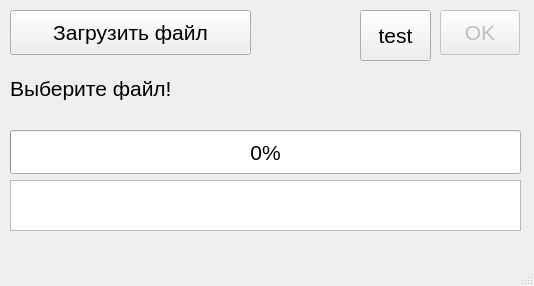
<?xml version="1.0" encoding="UTF-8"?>
<ui version="4.0">
 <class>MainWindow</class>
 <widget class="QMainWindow" name="MainWindow">
  <property name="geometry">
   <rect>
    <x>0</x>
    <y>0</y>
    <width>534</width>
    <height>286</height>
   </rect>
  </property>
  <property name="windowTitle">
   <string>Practice 11</string>
  </property>
  <widget class="QWidget" name="centralwidget">
   <widget class="QPushButton" name="buttonLoad">
    <property name="geometry">
     <rect>
      <x>10</x>
      <y>10</y>
      <width>241</width>
      <height>45</height>
     </rect>
    </property>
    <property name="font">
     <font>
      <pointsize>16</pointsize>
     </font>
    </property>
    <property name="text">
     <string>Загрузить файл</string>
    </property>
   </widget>
   <widget class="QPushButton" name="buttonOK">
    <property name="enabled">
     <bool>false</bool>
    </property>
    <property name="geometry">
     <rect>
      <x>440</x>
      <y>10</y>
      <width>80</width>
      <height>45</height>
     </rect>
    </property>
    <property name="font">
     <font>
      <pointsize>16</pointsize>
     </font>
    </property>
    <property name="text">
     <string>OK</string>
    </property>
   </widget>
   <widget class="QLabel" name="labelFileName">
    <property name="geometry">
     <rect>
      <x>10</x>
      <y>70</y>
      <width>511</width>
      <height>36</height>
     </rect>
    </property>
    <property name="font">
     <font>
      <pointsize>16</pointsize>
     </font>
    </property>
    <property name="text">
     <string>Выберите файл!</string>
    </property>
   </widget>
   <widget class="QProgressBar" name="progressBar">
    <property name="geometry">
     <rect>
      <x>10</x>
      <y>130</y>
      <width>511</width>
      <height>44</height>
     </rect>
    </property>
    <property name="font">
     <font>
      <pointsize>16</pointsize>
     </font>
    </property>
    <property name="value">
     <number>0</number>
    </property>
   </widget>
   <widget class="QTextEdit" name="textEditLog">
    <property name="geometry">
     <rect>
      <x>10</x>
      <y>180</y>
      <width>511</width>
      <height>51</height>
     </rect>
    </property>
    <property name="font">
     <font>
      <pointsize>16</pointsize>
     </font>
    </property>
   </widget>
   <widget class="QPushButton" name="buttonMessage">
    <property name="geometry">
     <rect>
      <x>360</x>
      <y>10</y>
      <width>71</width>
      <height>51</height>
     </rect>
    </property>
    <property name="font">
     <font>
      <pointsize>16</pointsize>
     </font>
    </property>
    <property name="text">
     <string>test</string>
    </property>
   </widget>
  </widget>
  <widget class="QMenuBar" name="menubar">
   <property name="geometry">
    <rect>
     <x>0</x>
     <y>0</y>
     <width>534</width>
     <height>25</height>
    </rect>
   </property>
  </widget>
  <widget class="QStatusBar" name="statusbar"/>
 </widget>
 <resources/>
 <connections/>
</ui>
